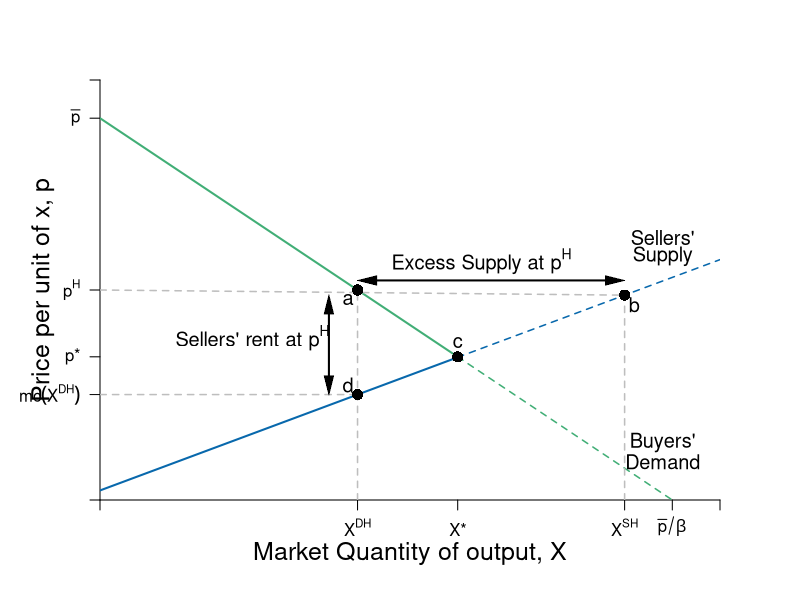

Write the R code that produced this figure.
require(shape)
pdf(file = "competitionmarkets/demand_supply_excess_S.pdf", width = 9, height = 7)

#Set parameters for graphics
axislabelsize <- 1.5
labelsize <- 1.2
graphlinewidth <- 2
segmentlinewidth <- 1.5

COL <- c("#7fc97f", "#beaed4", "#fdc086", "#ffff99", "#386cb0", "#f0027f", "#bf5b17", "#666666")
COLA <- c("#e0f3db", "#99d8c9","#66c2a4","#41ae76", "#238b45", "#005824")
COLB <- c("#c6dbef", "#4eb3d3", "#2b8cbe", "#0868ac","#084081")
COLC <- c("#fcfbfd", "#efedf5", "#dadaeb", "#bcbddc", "#9e9ac8", "#807dba", "#6a51a3", "#54278f", "#3f007d")

par(mar =  c(5, 5, 4, 4))

Demand <- function(x, rmax = 20, xmax = 12, n = 10) {
  rmax - (rmax/(n*xmax))*x
}

mrsA <- function(x, rmax = 20, xmax = 10) {
  rmax - (rmax/xmax)*x
}

uA <- function(x, y, rmax = 20, xmax = 10) {
  y + rmax*x - (1/2)(rmax/xmax)*x^2
}


#Supply <- function(x, c1 = 0, c2 = 0.05){
#  c1 + 2*c2*x
#}

# new supply curve
Supply <- function(x, c1 = 0.5, c2 = 0.0465){
   c1 + 2*c2*x
}

xlims <- c(0, 130)
ylims <- c(0, 22)

npts <- 501 
x <- seq(xlims[1], xlims[2], length.out = npts)
y <- seq(ylims[1], ylims[2], length.out = npts) 
a <- c(46.08, 55, 64)
b <- c(46.08, 55, 64)

plot(0, 0, xlim = xlims, ylim = ylims, type = "n",
     xlab = expression(paste("")),
     ylab = expression(paste("")), 
     xaxt = "n", 
     yaxt = "n", 
     cex.lab = axislabelsize, 
     bty = "n",
     xaxs="i", 
     yaxs="i")

# ticksy <- seq(from = 0, to = ylims[2], by = 2)
# ylabels <- seq(from = 0, to = ylims[2], by = 2)
# ticksx <- seq(from = 0, to = xlims[2], by = 2)
# xlabels <- seq(from = 0, to = xlims[2], by = 2)
ticksy <- c(0, Supply(x = 54), 7.5, 11, 20, ylims[2])
ylabels <- c(NA,  expression(paste(mc(X^{DH}))), expression(paste(p,"*")), expression(paste(p^H)), expression(paste(bar(p) )), NA)
ticksx <- c(0, 54, 75, 110, 120, xlims[2])
xlabels <- c(NA, expression(paste(X^{DH})), expression(paste(X,"*")), expression(paste(X^{SH})), expression(paste(bar(p)/beta )), NA)

axis(1, at = ticksx, pos = 0, labels = xlabels)
axis(2, at = ticksy, pos = 0, labels = ylabels, las = 1)

npts <- 500 
xx1 <- seq(xlims[1], 75, length.out = npts)
xx2 <- seq(75, xlims[2], length.out = npts)

#Lines for mrs graph
lines(xx1, Demand(xx1), col = COLA[4], lwd = graphlinewidth)
lines(xx2, Demand(xx2), col = COLA[4], lty = 2, lwd = segmentlinewidth)
lines(xx1, Supply(xx1), col = COLB[4], lwd = graphlinewidth)
lines(xx2, Supply(xx2), col = COLB[4], lty = 2, lwd = segmentlinewidth)

#lines(xx1, mrsA(xx1, rmax = 20, xmax = 10), col = COLA[4], lwd = graphlinewidth)

# segments(0, 7.5, 75, 7.5, lty = 2, "gray" , lwd = segmentlinewidth)
# segments(75, 0, 75, 7.5, lty = 2, col = "gray" , lwd = segmentlinewidth)
points(75, 7.5, pch = 16, col = "black", cex = 1.5)
text(75, 8.25, expression(c), cex = labelsize)

segments(0, Demand(x = 54), 110, Supply(x = 110), lty = 2, "gray" , lwd = segmentlinewidth)
segments(110, 0, 110, Supply(x = 110), lty = 2, col = "gray" , lwd = segmentlinewidth)
segments(54, 0, 54, Demand(x = 54), lty = 2, col = "gray" , lwd = segmentlinewidth)
segments(0, Supply(x = 54), 54, Supply(x = 54), lty = 2, col = "gray" , lwd = segmentlinewidth)
points(54, Demand(x = 54), pch = 16, col = "black", cex = 1.5)
points(54, Supply(x = 54), pch = 16, col = "black", cex = 1.5)
points(110, Supply(x = 110), pch = 16, col = "black", cex = 1.5)
text(54 - 2, Demand(x = 54) - 0.5, expression(a), cex = labelsize)
text(54 - 2, Supply(x = 54) + 0.5, expression(d), cex = labelsize)
text(110 + 2, Supply(x = 110) - 0.5, expression(b), cex = labelsize)

# segments(0, Supply(x = 60), 84, Demand(x = 84), lty = 2, "gray" , lwd = segmentlinewidth)
# segments(60, 0, 60, Supply(x = 60), lty = 2, col = "gray" , lwd = segmentlinewidth)
# segments(84, 0, 84, Demand(x = 84), lty = 2, col = "gray" , lwd = segmentlinewidth)
# points(60, Supply(x = 60), pch = 16, col = "black", cex = 1.5)
# points(84, Demand(x = 84), pch = 16, col = "black", cex = 1.5)
# text(84, Demand(x = 84) + 0.75, expression(d), cex = labelsize)
# text(60, Supply(x = 60) + 0.75, expression(c), cex = labelsize)


#Label axes
mtext(expression(paste("Market Quantity of output, ", X)), side=1, line = 2.5, cex = axislabelsize)
text(-12, 0.5*ylims[2], expression(paste("Price per unit of x, ", p)), xpd = TRUE, cex = axislabelsize, srt = 90) 
# 
# points(50, 10, pch = 16, col = "black", cex = 1.5)
# text(52, 10.5, expression(M))

#segments(4.11765, 6.17647, 5.88, 8.88, lty = 1, col = COL[2] , lwd = graphlinewidth)
text(118, 13.75, expression("Sellers'"), cex = labelsize)
text(118, 12.75, expression("Supply"), cex = labelsize)
#text(7.3, 2.5, expression("Curve"))

Arrows(56, 11.5, 108, 11.5, col = "black", lty = 1, code = 3, lwd = 2, arr.type = "triangle", arr.lwd = 0.5)
text(80, 12.5, expression(paste("Excess Supply at ", p^H)), cex = labelsize)

Arrows(48, 6, 48, 10.25, col = "black", lty = 1, code = 3, lwd = 2, arr.type = "triangle", arr.lwd = 0.5)
text(32, 8.5, expression(paste("Sellers' rent at ", p^H)), cex = labelsize)


# Arrows(62, 5.5, 82, 5.5, col = "black", lty = 1, code = 3, lwd = 2, arr.type = "triangle", arr.lwd = 0.5)
# text(72, 4.75, expression(paste("Excess")), cex = labelsize)
# text(72, 3.75, expression(paste("Demand")), cex = labelsize)
# text(72, 2.75, expression(paste("at ", p^L)), cex = labelsize)


#Label Demand
text(118, 3, expression(paste("Buyers'")), cex = labelsize)
text(118, 2, expression(paste("Demand")), cex = labelsize)

dev.off()
